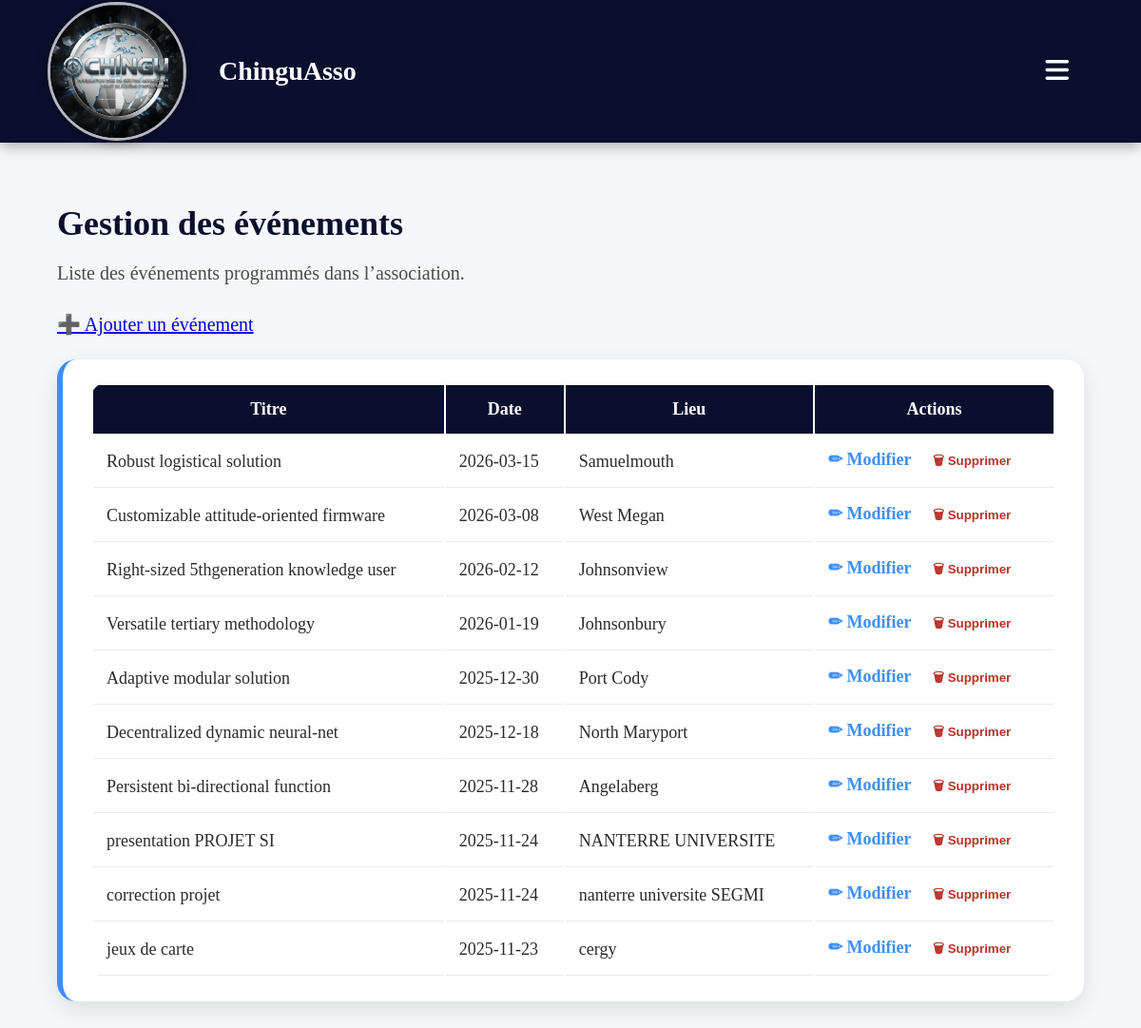
The app's page /events with its own data.
### models.py (models this page shows, shortened)
class Event(db.Model):
    __tablename__ = "events"
    id = db.Column(db.Integer, primary_key=True)
    title = db.Column(db.String(200), nullable=False)
    event_date = db.Column(db.Date, nullable=False)
    location = db.Column(db.String(200), nullable=True)
    description = db.Column(db.Text, nullable=True)
    participations = db.relationship("Participation", back_populates="event", cascade="all, delete-orphan")

### app.py (the view)
@app.route("/events")
def events_list():
    events = Event.query.order_by(Event.event_date.desc()).all()
    return render_template("events_list.html", events=events)

### templates/events_list.html (shortened to what this page needs)
{% extends "base.html" %}
{% block content %}
<h1 class="section-title">Gestion des événements</h1>
<p class="section-subtitle">Liste des événements programmés dans l’association.</p>
<a href="{{ url_for('events_new') }}" class="btn-gold" style="margin-bottom: 25px; display: inline-block;">
    ➕ Ajouter un événement
</a>
<div class="card">
    <table>
        <thead>
        <tr>
            <th>Titre</th>
            <th>Date</th>
            <th>Lieu</th>
            <th>Actions</th>
        </tr>
        </thead>
        <tbody>
        {% for e in events %}
        <tr>
            <td>{{ e.title }}</td>
            <td>{{ e.event_date }}</td>
            <td>{{ e.location or '-' }}</td>
            <td>
                <a href="{{ url_for('events_edit', event_id=e.id) }}" class="action-edit">✏ Modifier</a>
                <button class="action-delete"
                        data-url="{{ url_for('events_delete', event_id=e.id) }}">
                    🗑 Supprimer
                </button>
            </td>
        </tr>
        {% else %}
        <tr><td colspan="4" class="text-center">Aucun événement pour le moment.</td></tr>
        {% endfor %}
        </tbody>
    </table>
</div>
{% endblock %}

### static/style.css (style rules this page uses)
:root { --primary: #C66A25; --secondary: #2B2B2B; --light: #FFFFFF; --gray-light: #F2F2F2; --gray-dark: #878787; --success: #2E8B57; --danger: #B83227; --warning: #D4A017; }
body { background-color: #f5f7fa; margin: 0; padding: 0; font-family: Cambria, serif; font-size: 20px; color: #2b2b2b; }
.section-title { font-size: 36px; color: #0a0f2e; font-weight: bold; margin-bottom: 10px; }
.section-subtitle { font-size: 20px; margin-bottom: 30px; color: #4b4b4b; }
.card { background-color: #ffffff; border-radius: 20px; padding: 25px 30px; box-shadow: 0 8px 24px rgba(0,0,0,0.1); transition: 0.3s ease; border-left: 6px solid #3d8ff7; margin-bottom: 30px; }
.card a { text-decoration: none; font-weight: bold; color: #3d8ff7; transition: 0.2s; }
table { width: 100%; background: #fff; border-radius: 15px; overflow: hidden; font-size: 18px; }
table th { background-color: #0a0f2e; color: white; padding: 15px; }
table td { padding: 14px; border-bottom: 1px solid #eaeaea; }
.action-edit { color: #1a6fd4; font-weight: bold; margin-right: 12px; text-decoration: none; transition: 0.2s; }
.action-delete { background: none; border: none; color: #B83227; cursor: pointer; font-weight: bold; }

### records on screen
Event: title "Robust logistical solution", event_date "2026-03-15", location "Samuelmouth"
Event: title "Customizable attitude-oriented firmware", event_date "2026-03-08", location "West Megan"
Event: title "Right-sized 5thgeneration knowledge user", event_date "2026-02-12", location "Johnsonview"
Event: title "Versatile tertiary methodology", event_date "2026-01-19", location "Johnsonbury"
Event: title "Adaptive modular solution", event_date "2025-12-30", location "Port Cody"
Event: title "Decentralized dynamic neural-net", event_date "2025-12-18", location "North Maryport"
Event: title "Persistent bi-directional function", event_date "2025-11-28", location "Angelaberg"
Event: title "presentation PROJET SI", event_date "2025-11-24", location "NANTERRE UNIVERSITE"
Event: title "correction projet", event_date "2025-11-24", location "nanterre universite SEGMI"
Event: title "jeux de carte", event_date "2025-11-23", location "cergy"
